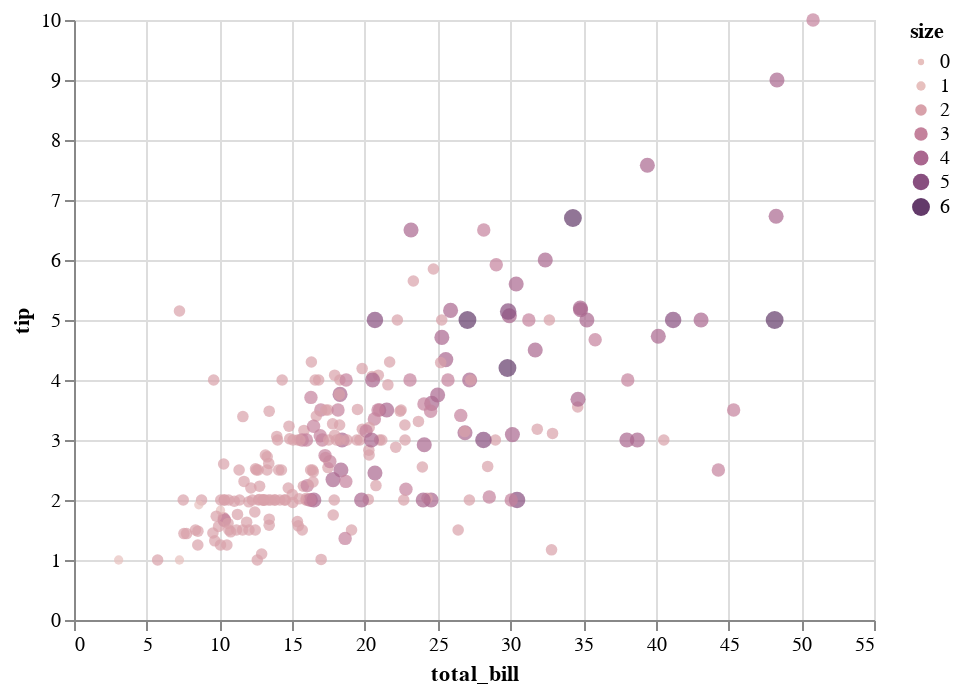

The code cell stored with this chart in its notebook:
### Code cell
cmap = sns.cubehelix_palette(dark=.3, light=.8, as_cmap=True)
display(salt.scatterplot(x="total_bill", y="tip", hue="size", size="size", palette=cmap, data=tips))
ax = sns.scatterplot(x="total_bill", y="tip", hue="size", size="size", palette=cmap, data=tips)

### Figure 1 — Vega-Lite specification as saved in the notebook (floating-point values rounded to 4 significant figures; data arrays with more than 128 entries replaced by an {"elided": "..."} marker saying what was removed)
{"$schema": "https://vega.github.io/schema/vega-lite/v2.4.1.json", "config": {"range": {"ramp": {"elided": "256 str values"}}, "view": {"height": 300, "width": 400}}, "data": {"values": {"elided": "244 records"}}, "encoding": {"color": {"field": "size", "type": "quantitative"}, "size": {"field": "size", "scale": {"range": [10, 80]}, "type": "quantitative"}, "x": {"axis": {"title": "total_bill"}, "field": "total_bill", "type": "quantitative"}, "y": {"axis": {"title": "tip"}, "field": "tip", "type": "quantitative"}}, "mark": {"filled": true, "type": "point"}}
